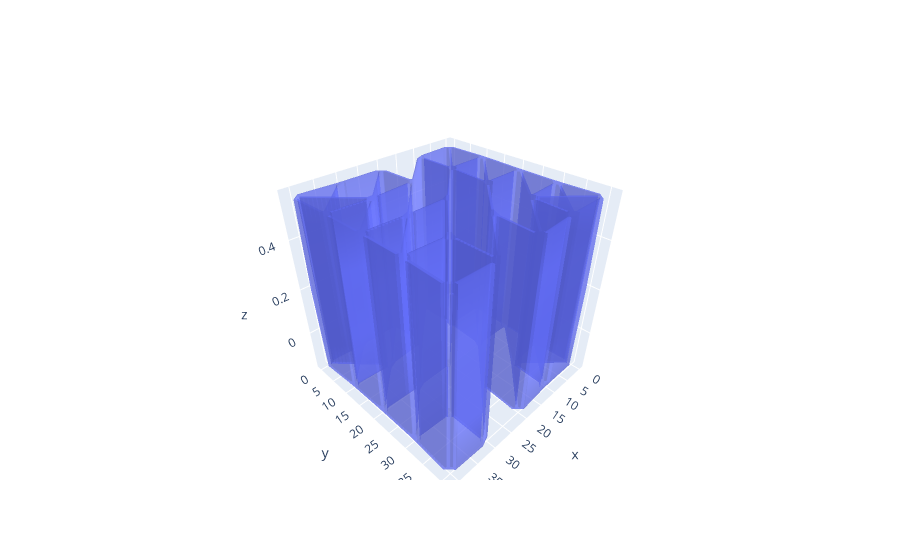

Notebook code cell kept with this figure:
### Code cell
plot_mesh_3d(mesh)

### Figure 1 — Plotly figure (JSON) as saved in the notebook; plotly's stock layout.template omitted (floating-point values rounded to 4 significant figures; data arrays with more than 128 entries replaced by an {"elided": "..."} marker saying what was removed)
{"data": [{"colorscale": [[0, "rgb(75, 41, 145)"], [0.1667, "rgb(135, 44, 162)"], [0.3333, "rgb(192, 54, 157)"], [0.5, "rgb(234, 79, 136)"], [0.6667, "rgb(250, 120, 118)"], [0.8333, "rgb(246, 169, 122)"], [1, "rgb(237, 217, 163)"]], "i": {"elided": "18800 int values"}, "j": {"elided": "18800 int values"}, "k": {"elided": "18800 int values"}, "opacity": 0.5, "showscale": true, "type": "mesh3d", "x": {"elided": "9358 float values"}, "y": {"elided": "9358 float values"}, "z": {"elided": "9358 float values"}}], "layout": {}}
